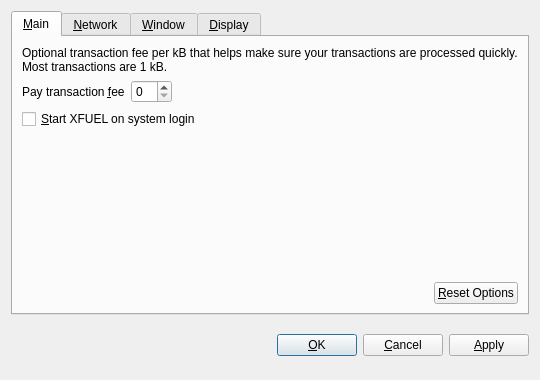
<?xml version="1.0" encoding="UTF-8"?>
<ui version="4.0">
 <class>OptionsDialog</class>
 <widget class="QDialog" name="OptionsDialog">
  <property name="geometry">
   <rect>
    <x>0</x>
    <y>0</y>
    <width>540</width>
    <height>380</height>
   </rect>
  </property>
  <property name="windowTitle">
   <string>Options</string>
  </property>
  <property name="modal">
   <bool>true</bool>
  </property>
  <layout class="QVBoxLayout" name="verticalLayout">
   <item>
    <widget class="QTabWidget" name="tabWidget">
     <property name="tabPosition">
      <enum>QTabWidget::North</enum>
     </property>
     <property name="currentIndex">
      <number>0</number>
     </property>
     <widget class="QWidget" name="tabMain">
      <attribute name="title">
       <string>&amp;Main</string>
      </attribute>
      <layout class="QVBoxLayout" name="verticalLayout_Main">
       <item>
        <widget class="QLabel" name="transactionFeeInfoLabel">
         <property name="text">
          <string>Optional transaction fee per kB that helps make sure your transactions are processed quickly. Most transactions are 1 kB.</string>
         </property>
         <property name="textFormat">
          <enum>Qt::PlainText</enum>
         </property>
         <property name="wordWrap">
          <bool>true</bool>
         </property>
        </widget>
       </item>
       <item>
        <layout class="QHBoxLayout" name="horizontalLayout_1_Main">
         <item>
          <widget class="QLabel" name="transactionFeeLabel">
           <property name="text">
            <string>Pay transaction &amp;fee</string>
           </property>
           <property name="textFormat">
            <enum>Qt::PlainText</enum>
           </property>
           <property name="buddy">
            <cstring>transactionFee</cstring>
           </property>
          </widget>
         </item>
         <item>
          <widget class="XFuelAmountField" name="transactionFee"/>
         </item>
         <item>
          <spacer name="horizontalSpacer_1_Main">
           <property name="orientation">
            <enum>Qt::Horizontal</enum>
           </property>
           <property name="sizeHint" stdset="0">
            <size>
             <width>40</width>
             <height>20</height>
            </size>
           </property>
          </spacer>
         </item>
        </layout>
       </item>
       <item>
        <widget class="QCheckBox" name="xfuelAtStartup">
         <property name="toolTip">
          <string>Automatically start XFUEL after logging in to the system.</string>
         </property>
         <property name="text">
          <string>&amp;Start XFUEL on system login</string>
         </property>
        </widget>
       </item>
       <item>
        <spacer name="verticalSpacer_Main">
         <property name="orientation">
          <enum>Qt::Vertical</enum>
         </property>
         <property name="sizeHint" stdset="0">
          <size>
           <width>20</width>
           <height>40</height>
          </size>
         </property>
        </spacer>
       </item>
       <item>
        <layout class="QHBoxLayout" name="horizontalLayout_2_Main">
         <item>
          <spacer name="horizontalSpacer_2_Main">
           <property name="orientation">
            <enum>Qt::Horizontal</enum>
           </property>
           <property name="sizeHint" stdset="0">
            <size>
             <width>40</width>
             <height>20</height>
            </size>
           </property>
          </spacer>
         </item>
         <item>
          <widget class="QPushButton" name="resetButton">
           <property name="toolTip">
            <string>Reset all client options to default.</string>
           </property>
           <property name="text">
            <string>&amp;Reset Options</string>
           </property>
           <property name="autoDefault">
            <bool>false</bool>
           </property>
          </widget>
         </item>
        </layout>
       </item>
      </layout>
     </widget>
     <widget class="QWidget" name="tabNetwork">
      <attribute name="title">
       <string>&amp;Network</string>
      </attribute>
      <layout class="QVBoxLayout" name="verticalLayout_Network">
       <item>
        <widget class="QCheckBox" name="mapPortUpnp">
         <property name="toolTip">
          <string>Automatically open the XFUEL client port on the router. This only works when your router supports UPnP and it is enabled.</string>
         </property>
         <property name="text">
          <string>Map port using &amp;UPnP</string>
         </property>
        </widget>
       </item>
       <item>
        <widget class="QCheckBox" name="connectSocks">
         <property name="toolTip">
          <string>Connect to the XFUEL network through a SOCKS proxy (e.g. when connecting through Tor).</string>
         </property>
         <property name="text">
          <string>&amp;Connect through SOCKS proxy:</string>
         </property>
        </widget>
       </item>
       <item>
        <layout class="QHBoxLayout" name="horizontalLayout_Network">
         <item>
          <widget class="QLabel" name="proxyIpLabel">
           <property name="text">
            <string>Proxy &amp;IP:</string>
           </property>
           <property name="textFormat">
            <enum>Qt::PlainText</enum>
           </property>
           <property name="buddy">
            <cstring>proxyIp</cstring>
           </property>
          </widget>
         </item>
         <item>
          <widget class="QValidatedLineEdit" name="proxyIp">
           <property name="maximumSize">
            <size>
             <width>140</width>
             <height>16777215</height>
            </size>
           </property>
           <property name="toolTip">
            <string>IP address of the proxy (e.g. 127.0.0.1)</string>
           </property>
          </widget>
         </item>
         <item>
          <widget class="QLabel" name="proxyPortLabel">
           <property name="text">
            <string>&amp;Port:</string>
           </property>
           <property name="textFormat">
            <enum>Qt::PlainText</enum>
           </property>
           <property name="buddy">
            <cstring>proxyPort</cstring>
           </property>
          </widget>
         </item>
         <item>
          <widget class="QLineEdit" name="proxyPort">
           <property name="maximumSize">
            <size>
             <width>55</width>
             <height>16777215</height>
            </size>
           </property>
           <property name="toolTip">
            <string>Port of the proxy (e.g. 9050)</string>
           </property>
          </widget>
         </item>
         <item>
          <widget class="QLabel" name="socksVersionLabel">
           <property name="text">
            <string>SOCKS &amp;Version:</string>
           </property>
           <property name="textFormat">
            <enum>Qt::PlainText</enum>
           </property>
           <property name="buddy">
            <cstring>socksVersion</cstring>
           </property>
          </widget>
         </item>
         <item>
          <widget class="QValueComboBox" name="socksVersion">
           <property name="toolTip">
            <string>SOCKS version of the proxy (e.g. 5)</string>
           </property>
          </widget>
         </item>
         <item>
          <spacer name="horizontalSpacer_Network">
           <property name="orientation">
            <enum>Qt::Horizontal</enum>
           </property>
           <property name="sizeHint" stdset="0">
            <size>
             <width>40</width>
             <height>20</height>
            </size>
           </property>
          </spacer>
         </item>
        </layout>
       </item>
       <item>
        <spacer name="verticalSpacer_Network">
         <property name="orientation">
          <enum>Qt::Vertical</enum>
         </property>
         <property name="sizeHint" stdset="0">
          <size>
           <width>20</width>
           <height>40</height>
          </size>
         </property>
        </spacer>
       </item>
      </layout>
     </widget>
     <widget class="QWidget" name="tabWindow">
      <attribute name="title">
       <string>&amp;Window</string>
      </attribute>
      <layout class="QVBoxLayout" name="verticalLayout_Window">
       <item>
        <widget class="QCheckBox" name="minimizeToTray">
         <property name="toolTip">
          <string>Show only a tray icon after minimizing the window.</string>
         </property>
         <property name="text">
          <string>&amp;Minimize to the tray instead of the taskbar</string>
         </property>
        </widget>
       </item>
       <item>
        <widget class="QCheckBox" name="minimizeOnClose">
         <property name="toolTip">
          <string>Minimize instead of exit the application when the window is closed. When this option is enabled, the application will be closed only after selecting Quit in the menu.</string>
         </property>
         <property name="text">
          <string>M&amp;inimize on close</string>
         </property>
        </widget>
       </item>
       <item>
        <spacer name="verticalSpacer_Window">
         <property name="orientation">
          <enum>Qt::Vertical</enum>
         </property>
         <property name="sizeHint" stdset="0">
          <size>
           <width>20</width>
           <height>40</height>
          </size>
         </property>
        </spacer>
       </item>
      </layout>
     </widget>
     <widget class="QWidget" name="tabDisplay">
      <attribute name="title">
       <string>&amp;Display</string>
      </attribute>
      <layout class="QVBoxLayout" name="verticalLayout_Display">
       <item>
        <layout class="QHBoxLayout" name="horizontalLayout_1_Display">
         <item>
          <widget class="QLabel" name="langLabel">
           <property name="text">
            <string>User Interface &amp;language:</string>
           </property>
           <property name="textFormat">
            <enum>Qt::PlainText</enum>
           </property>
           <property name="buddy">
            <cstring>lang</cstring>
           </property>
          </widget>
         </item>
         <item>
          <widget class="QValueComboBox" name="lang">
           <property name="toolTip">
            <string>The user interface language can be set here. This setting will take effect after restarting XFUEL.</string>
           </property>
          </widget>
         </item>
        </layout>
       </item>
       <item>
        <layout class="QHBoxLayout" name="horizontalLayout_2_Display">
         <item>
          <widget class="QLabel" name="unitLabel">
           <property name="text">
            <string>&amp;Unit to show amounts in:</string>
           </property>
           <property name="textFormat">
            <enum>Qt::PlainText</enum>
           </property>
           <property name="buddy">
            <cstring>unit</cstring>
           </property>
          </widget>
         </item>
         <item>
          <widget class="QValueComboBox" name="unit">
           <property name="toolTip">
            <string>Choose the default subdivision unit to show in the interface and when sending coins.</string>
           </property>
          </widget>
         </item>
        </layout>
       </item>
       <item>
        <widget class="QCheckBox" name="displayAddresses">
         <property name="toolTip">
          <string>Whether to show XFUEL addresses in the transaction list or not.</string>
         </property>
         <property name="text">
          <string>&amp;Display addresses in transaction list</string>
         </property>
        </widget>
       </item>
       <item>
        <widget class="QCheckBox" name="coinControlFeatures">
         <property name="toolTip">
          <string>Whether to show coin control features or not.</string>
         </property>
         <property name="text">
          <string>Display coin &amp;control features (experts only!)</string>
         </property>
        </widget>
       </item>
       <item>
        <spacer name="verticalSpacer_Display">
         <property name="orientation">
          <enum>Qt::Vertical</enum>
         </property>
         <property name="sizeHint" stdset="0">
          <size>
           <width>20</width>
           <height>40</height>
          </size>
         </property>
        </spacer>
       </item>
      </layout>
     </widget>
    </widget>
   </item>
   <item>
    <layout class="QHBoxLayout" name="horizontalLayout_Buttons">
     <item>
      <spacer name="horizontalSpacer_1">
       <property name="orientation">
        <enum>Qt::Horizontal</enum>
       </property>
       <property name="sizeHint" stdset="0">
        <size>
         <width>40</width>
         <height>48</height>
        </size>
       </property>
      </spacer>
     </item>
     <item>
      <widget class="QLabel" name="statusLabel">
       <property name="font">
        <font>
         <weight>75</weight>
         <bold>true</bold>
        </font>
       </property>
       <property name="text">
        <string/>
       </property>
       <property name="textFormat">
        <enum>Qt::PlainText</enum>
       </property>
       <property name="wordWrap">
        <bool>true</bool>
       </property>
      </widget>
     </item>
     <item>
      <spacer name="horizontalSpacer_2">
       <property name="orientation">
        <enum>Qt::Horizontal</enum>
       </property>
       <property name="sizeHint" stdset="0">
        <size>
         <width>40</width>
         <height>48</height>
        </size>
       </property>
      </spacer>
     </item>
     <item>
      <widget class="QPushButton" name="okButton">
       <property name="text">
        <string>&amp;OK</string>
       </property>
      </widget>
     </item>
     <item>
      <widget class="QPushButton" name="cancelButton">
       <property name="text">
        <string>&amp;Cancel</string>
       </property>
       <property name="autoDefault">
        <bool>false</bool>
       </property>
      </widget>
     </item>
     <item>
      <widget class="QPushButton" name="applyButton">
       <property name="text">
        <string>&amp;Apply</string>
       </property>
       <property name="autoDefault">
        <bool>false</bool>
       </property>
      </widget>
     </item>
    </layout>
   </item>
  </layout>
 </widget>
 <customwidgets>
  <customwidget>
   <class>XFuelAmountField</class>
   <extends>QSpinBox</extends>
   <header>xfuelamountfield.h</header>
  </customwidget>
  <customwidget>
   <class>QValueComboBox</class>
   <extends>QComboBox</extends>
   <header>qvaluecombobox.h</header>
  </customwidget>
  <customwidget>
   <class>QValidatedLineEdit</class>
   <extends>QLineEdit</extends>
   <header>qvalidatedlineedit.h</header>
  </customwidget>
 </customwidgets>
 <resources/>
 <connections/>
</ui>
